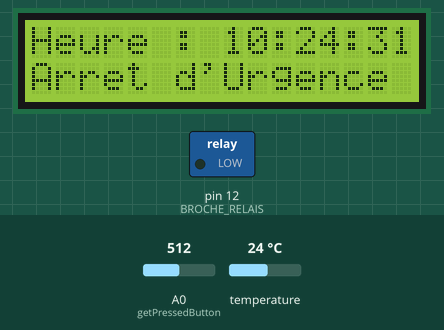
Recording of a sketch running on a simulated Arduino Uno, built with avr-gcc and run on an emulated ATmega328P. Shown: 16×2 character LCD, switched loads named in the sketch (green lamp = pin HIGH). The test bench sets the inputs (shaded band); at power-on: A0 (getPressedButton) = 512, temperature 24 °C. The local clock reads 2024-03-15 10:24:30 at power-on unless the sketch sets it; no radio packets arrive unless stated; what the sketch prints to the serial monitor is not drawn.

Above: at 1.2 s.
1.3 s: A0 (getPressedButton) set to 981
At 1.48 s:
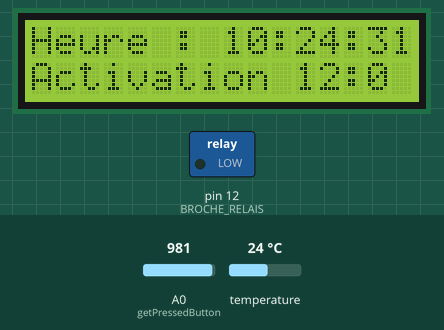
4.3 s: A0 (getPressedButton) set to 1011
7.3 s: A0 (getPressedButton) set to 990
At 8.05 s:
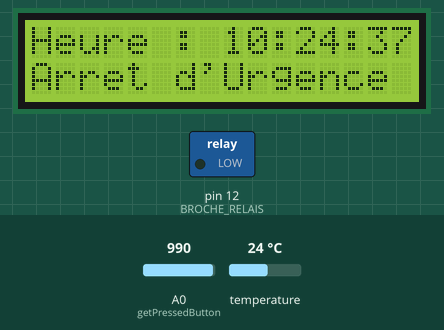
Timing chart, 0 to 10.3 s (numbered marks = the images above; inputs shaded):
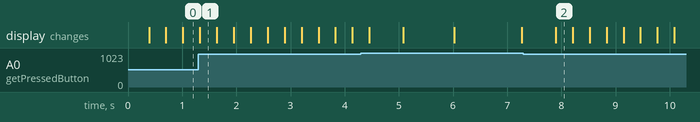

The sketch:

sdb.ino
```cpp
/* Dépendances */
#include <VirtualWire.h>
#include <LiquidCrystal.h>
#include <DS3231.h>
const int BROCHE_RELAIS=12;
const byte BACKLIGHT_PWM_PIN = 10;
int temp_SDB=20;
// Init the DS3231 using the hardware interface
DS3231  rtc(SDA, SCL);
Time  t;
byte tableau_rx[15];

int activation=0,override=0;
int brightness=251;

LiquidCrystal lcd(8, 9, 4, 5, 6, 7);
int address;
#define ADDRESS_SDB 1
/** Énumération des boutons utilisables */
enum {
  BUTTON_NONE,  /*!< Pas de bouton appuyé */
  BUTTON_PRESS
};
typedef struct heure heure;
struct heure
{
    char hour;
    char min;
    char sec;
};
heure alarm;
heure alarm_stop;
int menu = 0;
//======================================

///==============================================================
void decodage()
{
  address=tableau_rx[0];
  if (address==ADDRESS_SDB)
  {
    //activation=tableau_rx[1];
    alarm.hour= tableau_rx[2] ;
    alarm.min=tableau_rx[3];
    alarm_stop.hour= tableau_rx[4];
    alarm_stop.min=  tableau_rx[5];
    temp_SDB  =tableau_rx[6];
  rtc.setTime(tableau_rx[7],tableau_rx[8],tableau_rx[9]);     // Set the time to 12:00:00 (24hr format)
  rtc.setDate(tableau_rx[11],  tableau_rx[10], tableau_rx[12]+2019);   // Set the date to January 1st, 2014
  brightness=tableau_rx[13];
  }
}
//====================================================
/** Retourne le bouton appuyé (si il y en a un) */
byte getPressedButton()
{
  /* Lit l'état des boutons */
  int value = analogRead(A0);
  if (value < 1000)
  {
     if (override==0)
      {
        override=1;
      }
      else if (override==1)
      {
        override=0;
      }
  }
}


int alarm_activation()// verifie l'heure et passe activation=1 si correspond à l'alarme
{
if ((t.hour>=alarm.hour) &&(t.hour<=alarm_stop.hour))
  {
    if ((t.min>=alarm.min) || (t.min>=alarm_stop.min))
    {


      activation=1;


    }
  }

 if (t.hour==alarm_stop.hour)
 {
   if (t.min==alarm_stop.min)
   {

      activation=0;

   }
 }
 return activation;
 }

int securite()// vérifie que override=0 et décide si activation du relais
{
  if (activation==1)
 {
   if(override==0)
     {
       digitalWrite(BROCHE_RELAIS, HIGH);   // turn the relay on (HIGH is the voltage level)
       Serial.print("allumé \n");
     }
 }
 if (override==1)
 {
   activation=0;
   Serial.print("override 1");
 }
 if (activation==0)
 {
   digitalWrite(BROCHE_RELAIS, LOW);    // turn the relay off by making the voltage LOW
 }
 return 0;
 }


 int menu_aff()//permet d'afficher les menus
{
  if (menu == 0)
  {
    if (override==1)
    {
    lcd.clear();
    lcd.setCursor(0, 0);
    lcd.print(F("Heure : "));
    lcd.print(rtc.getTimeStr());
    lcd.setCursor(0, 1);
    lcd.print("Arret d'Urgence");
    }
    else if (activation==0)
    {
    lcd.clear();
    lcd.setCursor(0, 0);
    lcd.print(F("Heure : "));
    lcd.print(rtc.getTimeStr());
    lcd.setCursor(0, 1);
    lcd.print("Activation ");
    lcd.print(alarm.hour,DEC);
    lcd.print(":");
    lcd.print(alarm.min,DEC);
    }
    else if (activation==1)
    {
    lcd.clear();
    lcd.setCursor(0, 0);
    lcd.print(F("Heure : "));
    lcd.print(rtc.getTimeStr());
    lcd.setCursor(0, 1);
    lcd.print("Arret ");
    lcd.print(alarm_stop.hour,DEC);
    lcd.print(":");
    lcd.print(alarm_stop.min,DEC);
    }
  }

  //permet de loop dans les menus
  if (menu < 0)
  {
    menu = 5;
  }
  if (menu > 5)
  {
    menu = 0;
  }
}

/** Fonction setup() */
void setup() {
  lcd.begin(16, 2);
  vw_set_rx_pin(13);
  vw_setup(1000);
  vw_rx_start();
  // Setup Serial connection
  Serial.begin(9600);

  // Initialize the rtc object
  rtc.begin();
  // The following lines can be uncommented to set the date and time
  //rtc.setDOW(WEDNESDAY);     // Set Day-of-Week to SUNDAY
  //rtc.setTime(17, 18, 50);     // Set the time to 12:00:00 (24hr format)
  //rtc.setDate(17, 1, 2019);   // Set the date to January 1st, 2014
  alarm.hour=12 ;
    alarm.min=0;
    alarm_stop.hour=12;
    alarm_stop.min=30;
  pinMode(BROCHE_RELAIS, OUTPUT);

}
//====================================
/** Fonction loop() */
void loop() {

 // Get data from the DS3231
  t = rtc.getTime();

//Groupe d'activation du relais
 activation=alarm_activation();
//bloc de sécurité
 securite();
//affiche le bon menu
  menu_aff();

/* Affiche le bouton appuyé et effectue l'action approprié*/
getPressedButton();
//controle le backlight
if (brightness<10)
digitalWrite(BACKLIGHT_PWM_PIN,LOW);
else
digitalWrite(BACKLIGHT_PWM_PIN,HIGH);
Serial.println((String)"temp act"+rtc.getTemp());
Serial.println((String)"temp max"+temp_SDB);
  byte taille_tableau_rx=sizeof(tableau_rx);
  vw_wait_rx_max(300);

   if (vw_get_message(tableau_rx, &taille_tableau_rx))
  {
 Serial.println("reception");
  int  t0_RX=0;
   decodage();

  }
} 
```

Measured:
- after the input at 7.3 s, the display: changes after 0.60 s (image 2)
